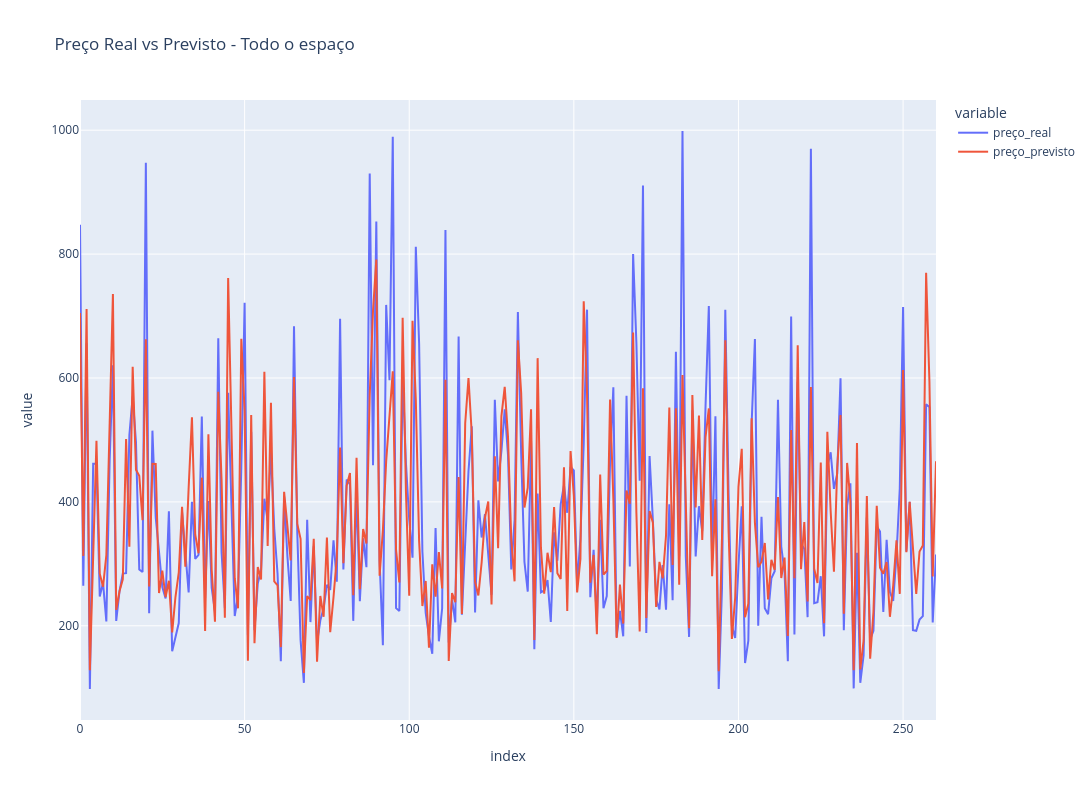

This figure's notebook cell:
### Markdown cell above
Resultado muito bom com XGBoost, principalmente para os dados de todo o espaço

### Code cell
import pandas as pd
import plotly.express as px

nome_do_grupo = 'Todo o espaço' 

y_real = predicoes_por_quarto['arvore_xgboost'][nome_do_grupo]['y_test']
y_previsto = predicoes_por_quarto['arvore_xgboost'][nome_do_grupo]['y_pred']

df_grupo_original = dfs_por_quartos[nome_do_grupo].dropna()
X_grupo = df_grupo_original.drop(columns=['price_cleaned'])
y_grupo = df_grupo_original['price_cleaned'].values

_, X_test_grupo, _, _ = train_test_split(
    X_grupo, y_grupo, test_size=0.2, random_state=RANDOM_SEED
)

df_grupo = pd.DataFrame({
    'id_imovel': X_test_grupo['id'], 
    'preço_real': y_real,            
    'preço_previsto': y_previsto     
})

df_grupo.reset_index(drop=True, inplace=True)
df_grupo['erro'] = (df_grupo['preço_real'] - df_grupo['preço_previsto']).abs() / df_grupo['preço_real']

fig = px.line(df_grupo, y=['preço_real', 'preço_previsto'], 
              title=f"Preço Real vs Previsto - {nome_do_grupo}")
fig.update_layout(
    width=1500,
    height=800
)
fig.show()

print(f"Exemplos com erro >= 10% para {nome_do_grupo}:")
print(df_grupo[df_grupo['erro'] >= 0.1].head())

### Figure 1 — Plotly figure (JSON) as saved in the notebook; plotly's stock layout.template omitted (floating-point values rounded to 4 significant figures; data arrays with more than 128 entries replaced by an {"elided": "..."} marker saying what was removed)
{"data": [{"hovertemplate": "variable=preço_real<br>index=%{x}<br>value=%{y}<extra></extra>", "legendgroup": "preço_real", "line": {"color": "#636efa", "dash": "solid"}, "marker": {"symbol": "circle"}, "mode": "lines", "name": "preço_real", "orientation": "v", "showlegend": true, "type": "scatter", "x": {"elided": "261 int values"}, "xaxis": "x", "y": {"elided": "261 float values"}, "yaxis": "y"}, {"hovertemplate": "variable=preço_previsto<br>index=%{x}<br>value=%{y}<extra></extra>", "legendgroup": "preço_previsto", "line": {"color": "#EF553B", "dash": "solid"}, "marker": {"symbol": "circle"}, "mode": "lines", "name": "preço_previsto", "orientation": "v", "showlegend": true, "type": "scatter", "x": {"elided": "261 int values"}, "xaxis": "x", "y": {"elided": "261 float values"}, "yaxis": "y"}], "layout": {"height": 800, "legend": {"title": {"text": "variable"}, "tracegroupgap": 0}, "title": {"text": "Preço Real vs Previsto - Todo o espaço"}, "width": 1500, "xaxis": {"anchor": "y", "domain": [0, 1], "title": {"text": "index"}}, "yaxis": {"anchor": "x", "domain": [0, 1], "title": {"text": "value"}}}}
